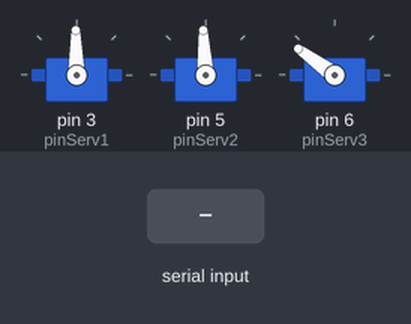
The sketch below on a simulated Arduino Uno, built with avr-gcc and run on an emulated ATmega328P. On the bench: 3 × servo. The test bench sets the inputs (shaded band).

Above: at 2.2 s.
2.3 s: "0" received over Serial
At 3.9 s:
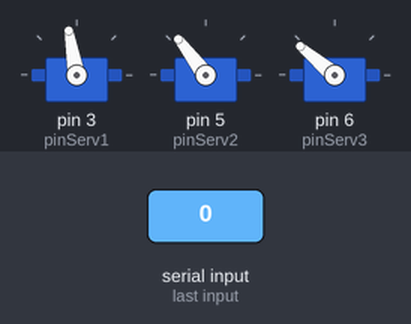
4.8 s: byte 71 ('G') received over Serial
At 7.0 s:
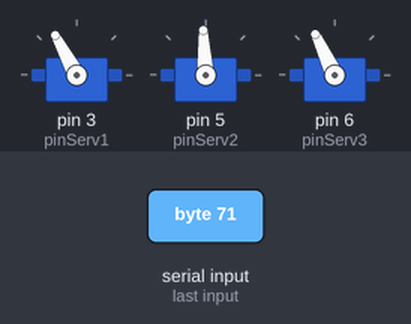
7.3 s: byte 67 ('C') received over Serial
At 8.9 s:
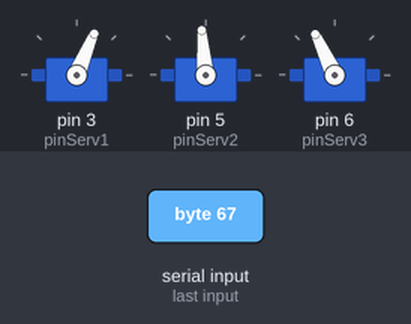
9.8 s: "2" received over Serial
At 10.7 s:
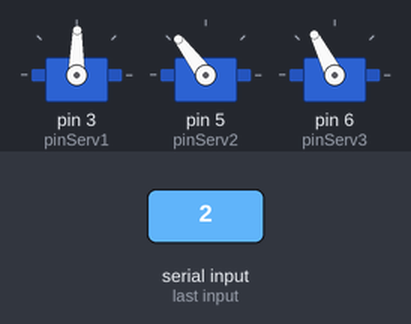
12.3 s: "3" received over Serial
At 13.9 s:
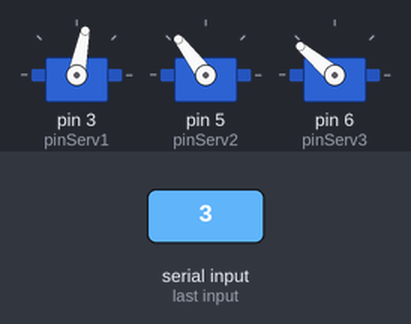
14.8 s: "4" received over Serial
At 17.0 s:
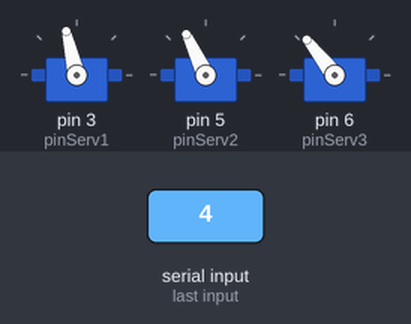
Timing chart, 0 to 18.3 s (numbered marks = the images above; inputs shaded):
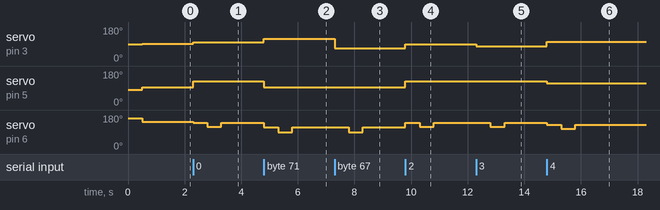

The sketch:

tinyarm.ino
```cpp
// inclui bibilioteca do servomotor
#include <Servo.h>

// define pinos dos servos
#define pinServ1 3
#define pinServ2 5
#define pinServ3 6

// define as portas dos potenciometros
#define intervalo 500

// nomeia os servos
Servo jointBase, jointRight, jointLeft, jointGrip;

// cria as variavies dos angulos de cada motor
int jointGradeBase, jointGradeLeft, jointGradeRight, jointGradeGrip;

void home();
void posicaoSeguranca();

void setup() {

  //inicia o monitor serial
  Serial.begin(9600);

  // atribui pinos dos servos
  jointBase.attach(pinServ1);
  jointRight.attach(pinServ2);
  jointLeft.attach(pinServ3);
  home();
  posicaoSeguranca();

}


void loop() {

  if (Serial.available() > 0) {
    char incomingString = Serial.read();
    stateMachine(incomingString);
  }

}

void stateMachine(char incomingString){

  switch (incomingString) {
    case '0':
      teclaUm();
      break;
    case '1':
      teclaUm();
      break;
    case '2':
      teclaDois();
      break;
    case '3':
      teclaTres();
      break;
    case '4':
      teclaQuatro();
      break;
    case '5':
      teclaCinco();
      break;
    case '6':
      teclaSeis();
      break;
    case '7':
      teclaSete();
      break;
    case '8':
      teclaOito();
      break;
    case '9':
      teclaNove();
      break;
    case 'G':
      teclaCorrige();
      break;
    case 'C':
      teclaConfirma();
      break;
    case 'H':
      home();
      break;
    case 'S':
      posicaoSeguranca();
      break;
    default:
      break;

  }
}

void home(){

  jointBase.write(88);
  jointRight.write(82);
  jointLeft.write(163);
  delay(intervalo);
}

void posicaoSeguranca(){

  jointBase.write(91);
  jointRight.write(93);
  jointLeft.write(144);
  delay(intervalo);
}

void teclaUm(){

  jointBase.write(100);
  jointRight.write(127);
  jointLeft.write(140);
  delay(intervalo);

  jointBase.write(100);
  jointRight.write(127);
  jointLeft.write(117);
  delay(intervalo);

  jointBase.write(100);
  jointRight.write(127);
  jointLeft.write(140);
  delay(intervalo);

}

void teclaDois(){

  jointBase.write(89);
  jointRight.write(127);
  jointLeft.write(140);
  delay(intervalo);

  jointBase.write(89);
  jointRight.write(127);
  jointLeft.write(117);
  delay(intervalo);

  jointBase.write(89);
  jointRight.write(127);
  jointLeft.write(140);
  delay(intervalo);

}

void teclaTres(){

  jointBase.write(79);
  jointRight.write(127);
  jointLeft.write(140);
  delay(intervalo);

  jointBase.write(79);
  jointRight.write(127);
  jointLeft.write(117);
  delay(intervalo);

  jointBase.write(79);
  jointRight.write(127);
  jointLeft.write(140);
  delay(intervalo);

}

void teclaQuatro(){

  jointBase.write(103);
  jointRight.write(115);
  jointLeft.write(128);
  delay(intervalo);

  jointBase.write(103);
  jointRight.write(115);
  jointLeft.write(108);
  delay(intervalo);

  jointBase.write(103);
  jointRight.write(115);
  jointLeft.write(128);
  delay(intervalo);

}

void teclaCinco(){

  jointBase.write(89);
  jointRight.write(115);
  jointLeft.write(128);
  delay(intervalo);

  jointBase.write(89);
  jointRight.write(115);
  jointLeft.write(108);
  delay(intervalo);

  jointBase.write(89);
  jointRight.write(115);
  jointLeft.write(128);
  delay(intervalo);

}

void teclaSeis(){

  jointBase.write(75);
  jointRight.write(115);
  jointLeft.write(128);
  delay(intervalo);

  jointBase.write(75);
  jointRight.write(115);
  jointLeft.write(108);
  delay(intervalo);

  jointBase.write(75);
  jointRight.write(115);
  jointLeft.write(128);
  delay(intervalo);

}

void teclaSete(){

  jointBase.write(105);
  jointRight.write(104);
  jointLeft.write(119);
  delay(intervalo);

  jointBase.write(105);
  jointRight.write(104);
  jointLeft.write(98);
  delay(intervalo);

  jointBase.write(105);
  jointRight.write(104);
  jointLeft.write(119);
  delay(intervalo);

}

void teclaOito(){

  jointBase.write(90);
  jointRight.write(104);
  jointLeft.write(119);
  delay(intervalo);

  jointBase.write(90);
  jointRight.write(104);
  jointLeft.write(98);
  delay(intervalo);

  jointBase.write(90);
  jointRight.write(104);
  jointLeft.write(119);
  delay(intervalo);

}

void teclaNove(){

  jointBase.write(74);
  jointRight.write(104);
  jointLeft.write(119);
  delay(intervalo);

  jointBase.write(74);
  jointRight.write(104);
  jointLeft.write(98);
  delay(intervalo);

  jointBase.write(74);
  jointRight.write(104);
  jointLeft.write(119);
  delay(intervalo);

}

void teclaZero(){

  jointBase.write(93);
  jointRight.write(93);
  jointLeft.write(115);
  delay(intervalo);

  jointBase.write(93);
  jointRight.write(93);
  jointLeft.write(90);
  delay(intervalo);

  jointBase.write(93);
  jointRight.write(93);
  jointLeft.write(115);
  delay(intervalo);

}

void teclaCorrige(){

  jointBase.write(118);
  jointRight.write(93);
  jointLeft.write(115);
  delay(intervalo);

  jointBase.write(118);
  jointRight.write(93);
  jointLeft.write(90);
  delay(intervalo);

  jointBase.write(118);
  jointRight.write(93);
  jointLeft.write(115);
  delay(intervalo);

}

void teclaConfirma(){

  jointBase.write(67);
  jointRight.write(95);
  jointLeft.write(115);
  delay(intervalo);

  jointBase.write(67);
  jointRight.write(95);
  jointLeft.write(90);
  delay(intervalo);

  jointBase.write(67);
  jointRight.write(95);
  jointLeft.write(115);
  delay(intervalo);

}
```

Measured:
- after the input at 2.3 s, servo on pin 3 (pinServ1): 91° → 100° at once; servo on pin 5 (pinServ2): 93° → 127° at once; servo on pin 6 (pinServ3): 144° → 140° at once, → 117° 0.50 s later, → 140° 0.50 s later
- after the input at 4.8 s, servo on pin 3 (pinServ1): 100° → 118° at once; servo on pin 5 (pinServ2): 127° → 93° at once; servo on pin 6 (pinServ3): 140° → 115° at once, → 90° 0.50 s later, → 115° 0.50 s later
- after the input at 7.3 s, servo on pin 3 (pinServ1): 118° → 67° at once; servo on pin 5 (pinServ2): 93° → 95° at once; servo on pin 6 (pinServ3): 115° → 90° after 0.50 s, → 115° 0.50 s later
- after the input at 9.8 s, servo on pin 3 (pinServ1): 67° → 89° at once; servo on pin 5 (pinServ2): 95° → 127° at once; servo on pin 6 (pinServ3): 115° → 140° at once, → 117° 0.50 s later, → 140° 0.50 s later
- after the input at 12.3 s, servo on pin 3 (pinServ1): 89° → 79° at once; servo on pin 6 (pinServ3): 140° → 117° after 0.50 s, → 140° 0.50 s later
- after the input at 14.8 s, servo on pin 3 (pinServ1): 79° → 103° at once; servo on pin 5 (pinServ2): 127° → 115° at once; servo on pin 6 (pinServ3): 140° → 128° at once, → 108° 0.50 s later, → 128° 0.50 s later
